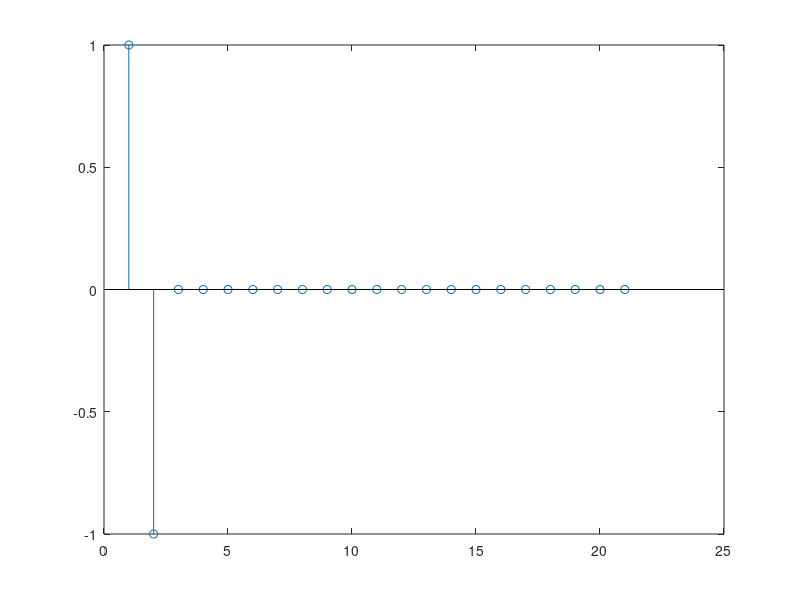
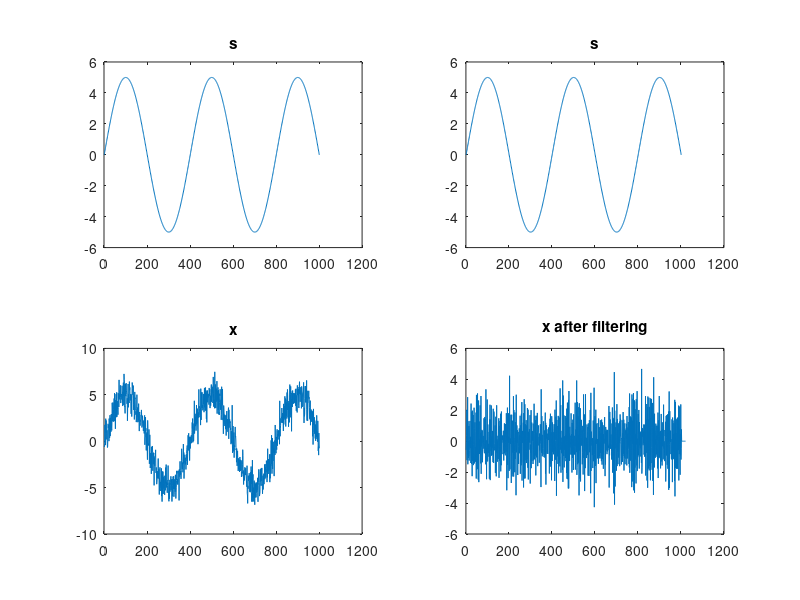

Source code (MATLAB) for these figures, in order: (Note: this script raises an error after producing the figures.)
clearvars

%a part
N = 10;
del = zeros(N, 1);
del(1) = 1;
N = 10;
h = zeros(1, 2*N + 1);
h(1) = del(1);
for k = 2:N
    h(k) = del(k) - del(k-1);
end
h(N+1) = 0 - h(N);
figure;
stem(h);

%c part and d part
w0 = pi/200;
n = 0:1000;
s = 5*sin(w0*n);
v = randn(1, 1001);
x = s + v;
    s_new = conv(x, h, "full");
    figure;
    subplot(2, 2, 1);
    plot(s)
    title("s");
    subplot(2, 2, 3);
    plot(x);
    title("x");
    subplot(2, 2, 4);
    plot(s_new);
    title("x after filtering");
    subplot(2, 2, 2);
    plot(s);
    title("s");

%f part
w = -10:0.01:10;
    S = DT_Fourier(s_new, 501, w);
    X = DT_Fourier(x, 501, w);
    figure;
    subplot(2, 2, 1);
    plot(s_new)
    title("filtered x");
    subplot(2, 2, 3);
    plot(w, abs(S));
    title("Magnitude Spectrum of filtered");
    subplot(2, 2, 4);
    plot(w, abs(X));
    title("Magnitude Spectrum of x");
    subplot(2, 2, 2);
    plot(x);
    title("x");
